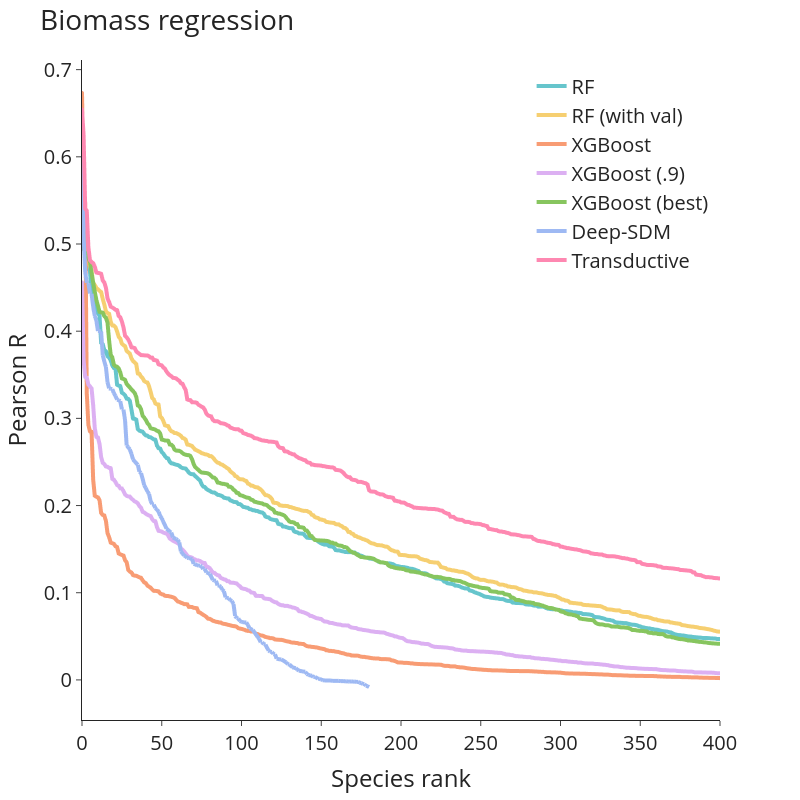

This figure's notebook cell:
### Code cell
import plotly.express as px

fig = px.line(data[data['x'] <= 400], x='x', y='pearsonr', color='model', template = 'simple_white',
           width = 800, height=800,
           color_discrete_sequence = px.colors.qualitative.Pastel)

fig.update_layout(
    title='Biomass regression',
    xaxis_title='Species rank',
    yaxis_title='Pearson R',
    font=dict(size=20),
    legend_title_text='',
    legend=dict(yanchor="top",
                y=0.99,
                xanchor="right",
                x=0.99)
)

fig.update_traces(line={'width': 4})

### Figure 1 — Plotly figure (JSON) as saved in the notebook; plotly's stock layout.template omitted (floating-point values rounded to 4 significant figures; data arrays with more than 128 entries replaced by an {"elided": "..."} marker saying what was removed)
{"data": [{"hovertemplate": "model=RF<br>x=%{x}<br>pearsonr=%{y}<extra></extra>", "legendgroup": "RF", "line": {"color": "rgb(102, 197, 204)", "dash": "solid", "width": 4}, "marker": {"symbol": "circle"}, "mode": "lines", "name": "RF", "showlegend": true, "type": "scattergl", "x": {"elided": "401 int values"}, "xaxis": "x", "y": {"elided": "401 float values"}, "yaxis": "y"}, {"hovertemplate": "model=RF (with val)<br>x=%{x}<br>pearsonr=%{y}<extra></extra>", "legendgroup": "RF (with val)", "line": {"color": "rgb(246, 207, 113)", "dash": "solid", "width": 4}, "marker": {"symbol": "circle"}, "mode": "lines", "name": "RF (with val)", "showlegend": true, "type": "scattergl", "x": {"elided": "401 int values"}, "xaxis": "x", "y": {"elided": "401 float values"}, "yaxis": "y"}, {"hovertemplate": "model=XGBoost<br>x=%{x}<br>pearsonr=%{y}<extra></extra>", "legendgroup": "XGBoost", "line": {"color": "rgb(248, 156, 116)", "dash": "solid", "width": 4}, "marker": {"symbol": "circle"}, "mode": "lines", "name": "XGBoost", "showlegend": true, "type": "scattergl", "x": {"elided": "401 int values"}, "xaxis": "x", "y": {"elided": "401 float values"}, "yaxis": "y"}, {"hovertemplate": "model=XGBoost (.9)<br>x=%{x}<br>pearsonr=%{y}<extra></extra>", "legendgroup": "XGBoost (.9)", "line": {"color": "rgb(220, 176, 242)", "dash": "solid", "width": 4}, "marker": {"symbol": "circle"}, "mode": "lines", "name": "XGBoost (.9)", "showlegend": true, "type": "scattergl", "x": {"elided": "401 int values"}, "xaxis": "x", "y": {"elided": "401 float values"}, "yaxis": "y"}, {"hovertemplate": "model=XGBoost (best)<br>x=%{x}<br>pearsonr=%{y}<extra></extra>", "legendgroup": "XGBoost (best)", "line": {"color": "rgb(135, 197, 95)", "dash": "solid", "width": 4}, "marker": {"symbol": "circle"}, "mode": "lines", "name": "XGBoost (best)", "showlegend": true, "type": "scattergl", "x": {"elided": "401 int values"}, "xaxis": "x", "y": {"elided": "401 float values"}, "yaxis": "y"}, {"hovertemplate": "model=Deep-SDM<br>x=%{x}<br>pearsonr=%{y}<extra></extra>", "legendgroup": "Deep-SDM", "line": {"color": "rgb(158, 185, 243)", "dash": "solid", "width": 4}, "marker": {"symbol": "circle"}, "mode": "lines", "name": "Deep-SDM", "showlegend": true, "type": "scattergl", "x": {"elided": "401 int values"}, "xaxis": "x", "y": {"elided": "401 float values"}, "yaxis": "y"}, {"hovertemplate": "model=Transductive<br>x=%{x}<br>pearsonr=%{y}<extra></extra>", "legendgroup": "Transductive", "line": {"color": "rgb(254, 136, 177)", "dash": "solid", "width": 4}, "marker": {"symbol": "circle"}, "mode": "lines", "name": "Transductive", "showlegend": true, "type": "scattergl", "x": {"elided": "401 int values"}, "xaxis": "x", "y": {"elided": "401 float values"}, "yaxis": "y"}], "layout": {"font": {"size": 20}, "height": 800, "legend": {"title": {"text": ""}, "tracegroupgap": 0, "x": 0.99, "xanchor": "right", "y": 0.99, "yanchor": "top"}, "margin": {"t": 60}, "title": {"text": "Biomass regression"}, "width": 800, "xaxis": {"anchor": "y", "domain": [0, 1], "title": {"text": "Species rank"}}, "yaxis": {"anchor": "x", "domain": [0, 1], "title": {"text": "Pearson R"}}}}
